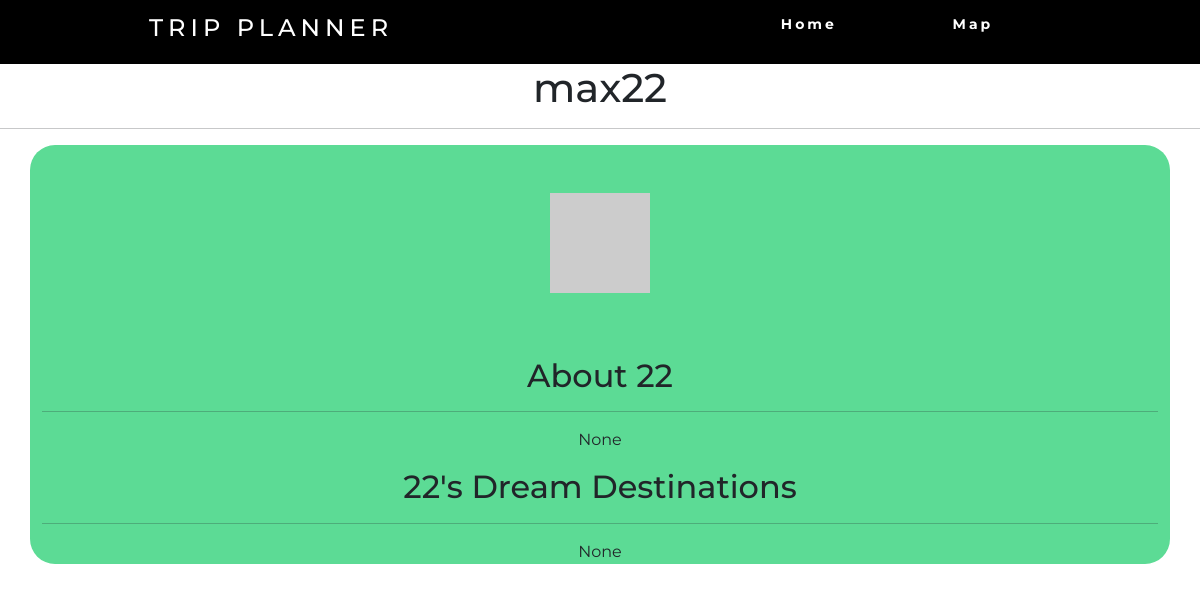
/friend/4 (signed in), run on the app's committed database.
### website/models.py (models this page shows)
class User(db.Model, UserMixin):
    id = db.Column(db.Integer, primary_key=True)
    email = db.Column(db.String(150), unique=True)
    password = db.Column(db.String(150))
    username = db.Column(db.String(150), unique=True)
    last_name = db.Column(db.String(150))
    first_name = db.Column(db.String(150))
    trip = db.relationship('Trip')
    menu = db.relationship('Menu')
    friended = db.relationship('Friends')
    def avatar(self, size):
        digest = md5(self.email.lower().encode('utf-8')).hexdigest()
        return 'https://www.gravatar.com/avatar/{}?d=identicon&s={}'.format(
            digest, size)

class UserBio(db.Model, UserMixin):
    user_id = db.Column(db.Integer, primary_key=True)
    bio = db.Column(db.String(5000))
    dream_dest_array = db.Column(db.String(500))

### website/views.py (the view)
@views.route('/friend/<friendship_id>', methods=['GET', 'POST'])
def friend(friendship_id):
    friendship = Friends.query.filter_by(id = friendship_id).first()
    friend2 = User.query.filter_by(id = friendship.friend2_id).first()
    friend_bio = UserBio.query.filter_by(user_id = friend2.id).first()
    if request.method == 'POST':
        if request.form['Friendship_Button'] == 'Accept':
            friendsfuncs.acceptfriend(friendship_id)
        elif request.form['Friendship_Button'] == 'Reject':
            friendsfuncs.rejectfriend(friendship_id)
            return redirect(url_for('views.friends'))
    return render_template("friend.html", friendship = friendship, friend2 = friend2, time_till=time_till.count_time, friend_bio = friend_bio)

### website/__init__.py (called while the page is built)
def create_app():
    app = Flask(__name__)
    app.config['SECRET_KEY'] = 'hjshjhdajah'
    app.config['SQLALCHEMY_DATABASE_URI'] = f'sqlite:///{DB_NAME}'
    app.config['SQLALCHEMY_TRACK_MODIFICATIONS'] = False
    db.init_app(app)
    from .views import views
    from .auth import auth
    app.register_blueprint(views, url_prefix='/')
    app.register_blueprint(auth, url_prefix='/')
    from .models import User, Trip
    create_database(app)
    login_manager = LoginManager()
    login_manager.login_view = 'auth.login'
    login_manager.init_app(app)
    @login_manager.user_loader
    def load_user(id):
        return User.query.get(int(id))
    return app

### website/templates/friend.html (shortened to what this page needs)
<!DOCTYPE html>
<html>
    <head>
        <link href="https://cdn.jsdelivr.net/npm/bootstrap@5.2.1/dist/css/bootstrap.min.css" rel="stylesheet">
        <link rel="stylesheet" href="https://cdn.jsdelivr.net/npm/bootstrap-icons@1.9.1/font/bootstrap-icons.css">
        <link rel="stylesheet" href="../static/css/events.css">
        <link rel="stylesheet" href="../static/css/navbar.css">
        <link rel="stylesheet" href="https://cdn.jsdelivr.net/npm/@fortawesome/fontawesome-free@6.1.2/css/fontawesome.min.css">
    </head>
    <body>
        <nav>
            <div class="navheading">
                <h4>Trip Planner</h4>
            </div>
            <ul class="nav-links">
                <li><a href="/">Home</a></li>
                <li><a href="/map">Map</a></li>
            </ul>
        </nav>
        <h1 align="center">{{friend2.username}}</h1>
        <hr>
        {% if friendship.status == 0 %}
        <div class="container" style="margin: auto; background-color: #5CDB95; border-radius: 25px">
            <div class="card-body">
                <p align = center ><img src="{{friend2.avatar(128)}}" alt="Avatar" class="img-fluid my-5" style="width: 100px;" /> </p>
                <h2 align = "center"> About {{friend2.first_name}} </h2>
                <hr>
                <p align = "center">{{friend_bio.bio}}</p>
                <h2 align = "center"> {{friend2.first_name}}'s Dream Destinations </h2>
                <hr>
                <p align = "center">{{friend_bio.dream_dest_array}}</p>
            </div>
        </div>
        {% endif %}
    </body>
</html>

### website/static/css/events.css (style rules this page uses)
body { font-family: "Montserrat"; }

### website/static/css/navbar.css (style rules this page uses)
nav { display: flex; justify-content: space-around; align-items: center; min-height: 8vh; background-color: black; font-family: "Montserrat", sans-serif; }
.nav-links { display: flex; justify-content: space-around; width: 30%; }
.nav-links li { list-style: none; }
.navheading { color: white; text-transform: uppercase; letter-spacing: 5px; font-size: 20px; }
.nav-links a { color: white; text-decoration: none; letter-spacing: 3px; font-weight: bold; font-size: 14px; padding: 14px 16px; }

### data on the page
User: username "max22", first_name "22"
UserBio: bio "None", dream_dest_array "None"
